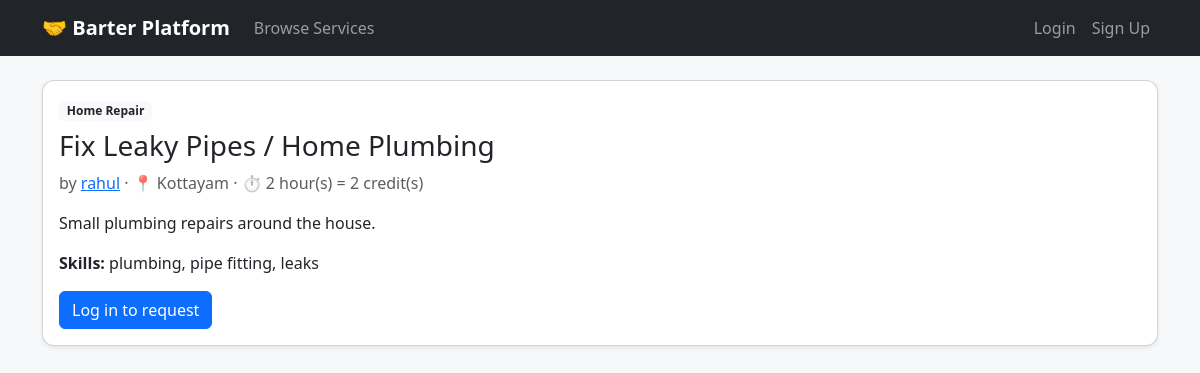
Page /listings/2/ on the committed database.
### core/models.py (models this page shows, shortened)
class ServiceListing(models.Model):
    CATEGORY_CHOICES = [
        ("tutoring", "Tutoring / Lessons"),
        ("repair", "Home Repair"),
        ("design", "Design / Creative"),
        ("tech", "Tech / Programming"),
        ("wellness", "Wellness / Fitness"),
        ("other", "Other"),
    ]
    user = models.ForeignKey(settings.AUTH_USER_MODEL, on_delete=models.CASCADE, related_name="listings")
    title = models.CharField(max_length=150)
    description = models.TextField()
    category = models.CharField(max_length=20, choices=CATEGORY_CHOICES, default="other")
    skills = models.CharField(
        max_length=255, help_text="Comma-separated keywords used for matching, e.g. guitar, music theory"
    )
    duration_hours = models.PositiveIntegerField(default=1, help_text="Typical length of one session, in hours")
    location = models.CharField(max_length=120, blank=True)
    is_active = models.BooleanField(default=True)
    created_at = models.DateTimeField(auto_now_add=True)
    class Meta:
        ordering = ["-created_at"]

### core/views.py (the view)
# urls.py: path("listings/<int:pk>/", views.listing_detail, name="listing_detail"),
def listing_detail(request, pk):
    listing = get_object_or_404(ServiceListing, pk=pk)
    already_requested = False
    if request.user.is_authenticated:
        already_requested = ExchangeRequest.objects.filter(
            listing=listing, requester=request.user, status__in=["pending", "accepted", "scheduled"]
        ).exists()
    return render(request, "core/listing_detail.html", {
        "listing": listing, "already_requested": already_requested,
    })

### core/templates/core/listing_detail.html
{% extends "core/base.html" %}
{% block content %}
<div class="card shadow-sm">
    <div class="card-body">
        <span class="badge bg-light text-dark mb-2">{{ listing.get_category_display }}</span>
        <h3>{{ listing.title }}</h3>
        <p class="text-muted">by <a href="{% url 'public_profile' listing.user.username %}">{{ listing.user.username }}</a> · 📍 {{ listing.location|default:"anywhere" }} · ⏱ {{ listing.duration_hours }} hour(s) = {{ listing.duration_hours }} credit(s)</p>
        <p>{{ listing.description }}</p>
        <p><strong>Skills:</strong> {{ listing.skills }}</p>
        {% if user.is_authenticated %}
            {% if user == listing.user %}
                <a href="{% url 'listing_edit' listing.pk %}" class="btn btn-outline-secondary">Edit</a>
                <a href="{% url 'listing_delete' listing.pk %}" class="btn btn-outline-danger">Delete</a>
            {% elif already_requested %}
                <span class="badge bg-info text-dark">Request already sent</span>
            {% else %}
                <a href="{% url 'request_create' listing.pk %}" class="btn btn-primary">Request This Exchange</a>
            {% endif %}
        {% else %}
            <a href="{% url 'login' %}" class="btn btn-primary">Log in to request</a>
        {% endif %}
    </div>
</div>
{% endblock %}

### core/templates/core/base.html (style rules this page uses)
body { background: #f7f8fa; }
.card { border-radius: 12px; }

### rows in the picture
ServiceListing: category "Home Repair", title "Fix Leaky Pipes / Home Plumbing", user.username "rahul", location "Kottayam", duration_hours "2", description "Small plumbing repairs around the house.", skills "plumbing, pipe fitting, leaks"
